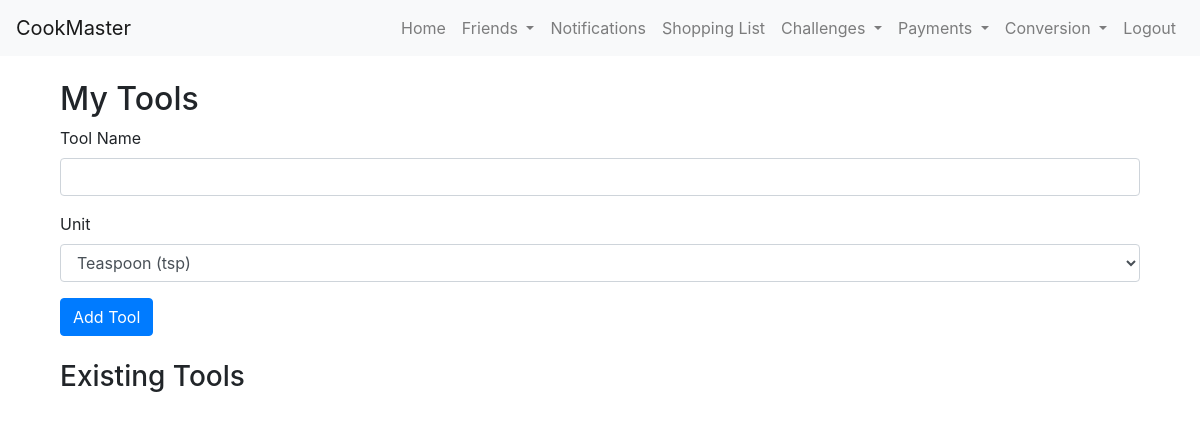
/my_tools (signed in), run on an earlier commit of the app's database.
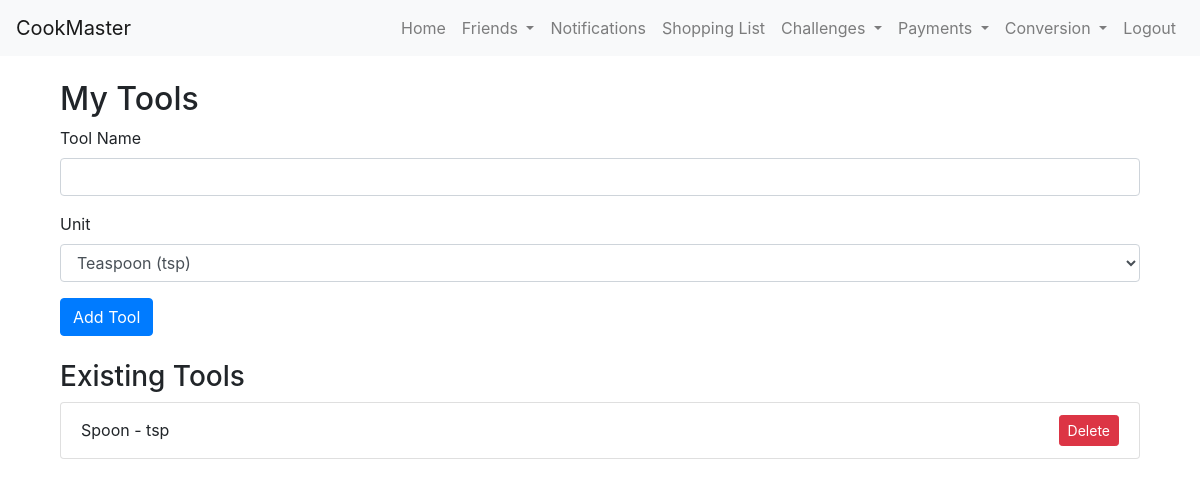
And on a later commit of the database.
### app/models.py (models this page shows)
class Tool(db.Model, UserMixin):
    id = db.Column(db.Integer, primary_key=True)  # Unique ID for each tool
    name = db.Column(db.String(100), nullable=False)  # Tool name
    unit = db.Column(db.String(50), nullable=False)  # Unit of measurement for the tool
    owner_id = db.Column(db.Integer, db.ForeignKey('user.id'), nullable=False)  # Foreign key linking tool to its owner

### app/user_routes.py (the view, shortened to what this page needs)
@user.route('/my_tools', methods=['GET', 'POST'])
@login_required
def my_tools():
    form = ToolForm(user_id=current_user.id)
    tools = Tool.query.filter_by(owner_id=current_user.id).all()  # Get all tools for the user
    return render_template('my_tools.html', title='My Tools', form=form, tools=tools)

### app/forms.py (shortened to what this page needs)
class ToolForm(FlaskForm):
    name = StringField('Tool Name', validators=[DataRequired()])
    unit = SelectField('Unit', choices=[
        ('tsp', 'Teaspoon (tsp)'),
        ('tbsp', 'Tablespoon (tbsp)'),
        ('cup', 'Cup (cup)'),
        ('fl oz', 'Fluid Ounce (fl oz)'),
        ('pt', 'Pint (pt)'),
        ('qt', 'Quart (qt)'),
        ('gal', 'Gallon (gal)'),
        ('oz', 'Ounce (oz)'),
        ('lb', 'Pound (lb)'),
        ('ml', 'Milliliter (ml)'),
        ('g', 'Gram (g)'),
    ], validators=[DataRequired()])
    submit = SubmitField('Add Tool')
    def __init__(self, *args, **kwargs):
        self.user_id = kwargs.pop('user_id', None)
        super(ToolForm, self).__init__(*args, **kwargs)

### app/__init__.py (called while the page is built)
@login_manager.user_loader
def load_user(user_id):
    from app.models import User
    return User.query.get(int(user_id))

### app/templates/my_tools.html (shortened to what this page needs)
{% extends "base.html" %}
{% block content %}
<div class="container">
    <h2 class="mt-4">My Tools</h2>
    <form method="POST" action="{{ url_for('user.my_tools') }}">
        <div class="form-group">
            {{ form.name.label(class="form-label") }}
            {{ form.name(class="form-control") }}
        </div>
        <div class="form-group">
            {{ form.unit.label(class="form-label") }}
            {{ form.unit(class="form-control") }}
        </div>
        <div class="form-group">
            {{ form.submit(class="btn btn-primary") }}
        </div>
    </form>
    <h3 class="mt-4">Existing Tools</h3>
    <ul class="list-group">
        {% for tool in tools %}
            <li class="list-group-item d-flex justify-content-between align-items-center">
                {{ tool.name }} - {{ tool.unit }}
                <form method="POST" action="{{ url_for('user.delete_tool', tool_id=tool.id) }}" style="display:inline;">
                    <button type="submit" class="btn btn-danger btn-sm">Delete</button>
                </form>
            </li>
        {% endfor %}
    </ul>
</div>
{% endblock %}

What changed in the data, as far as the page shows it:
added Tool: name "Spoon", unit "tsp"
